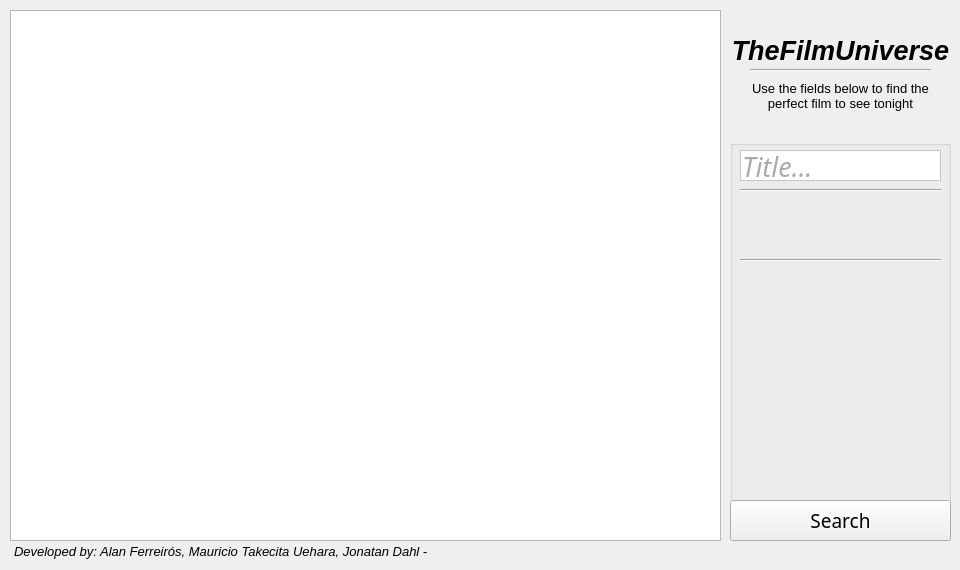
<?xml version="1.0" encoding="UTF-8"?>
<ui version="4.0">
 <class>FilterForm</class>
 <widget class="QWidget" name="FilterForm">
  <property name="geometry">
   <rect>
    <x>0</x>
    <y>0</y>
    <width>960</width>
    <height>570</height>
   </rect>
  </property>
  <property name="windowTitle">
   <string>FilterForm</string>
  </property>
  <widget class="QGraphicsView" name="graphicsView">
   <property name="geometry">
    <rect>
     <x>10</x>
     <y>10</y>
     <width>711</width>
     <height>531</height>
    </rect>
   </property>
  </widget>
  <widget class="QGroupBox" name="groupBoxTitle">
   <property name="geometry">
    <rect>
     <x>730</x>
     <y>140</y>
     <width>221</width>
     <height>401</height>
    </rect>
   </property>
   <property name="font">
    <font>
     <family>Helvetica</family>
     <pointsize>13</pointsize>
     <weight>50</weight>
     <italic>false</italic>
     <bold>false</bold>
    </font>
   </property>
   <property name="styleSheet">
    <string notr="true"/>
   </property>
   <property name="title">
    <string/>
   </property>
   <property name="flat">
    <bool>false</bool>
   </property>
   <property name="checkable">
    <bool>false</bool>
   </property>
   <widget class="QWidget" name="layoutWidget">
    <property name="geometry">
     <rect>
      <x>10</x>
      <y>90</y>
      <width>201</width>
      <height>21</height>
     </rect>
    </property>
    <layout class="QHBoxLayout" name="horizontalLayout">
     <item>
      <widget class="QLabel" name="labelYearMin">
       <property name="font">
        <font>
         <family>Myriad Pro</family>
         <pointsize>9</pointsize>
         <weight>50</weight>
         <italic>true</italic>
         <bold>false</bold>
        </font>
       </property>
       <property name="styleSheet">
        <string notr="true">font: italic 9pt &quot;Myriad Pro&quot;;
color: rgb(88, 88, 88);</string>
       </property>
       <property name="text">
        <string>TextLabel</string>
       </property>
      </widget>
     </item>
     <item>
      <widget class="QLabel" name="fromto">
       <property name="layoutDirection">
        <enum>Qt::RightToLeft</enum>
       </property>
       <property name="autoFillBackground">
        <bool>false</bool>
       </property>
       <property name="styleSheet">
        <string notr="true">font: italic 9pt &quot;Myriad Pro&quot;;
color: rgb(88, 88, 88);</string>
       </property>
       <property name="text">
        <string>from - to</string>
       </property>
       <property name="textFormat">
        <enum>Qt::RichText</enum>
       </property>
       <property name="scaledContents">
        <bool>false</bool>
       </property>
       <property name="alignment">
        <set>Qt::AlignCenter</set>
       </property>
       <property name="margin">
        <number>0</number>
       </property>
       <property name="openExternalLinks">
        <bool>false</bool>
       </property>
      </widget>
     </item>
     <item>
      <widget class="QLabel" name="labelYearMax">
       <property name="layoutDirection">
        <enum>Qt::RightToLeft</enum>
       </property>
       <property name="autoFillBackground">
        <bool>false</bool>
       </property>
       <property name="styleSheet">
        <string notr="true">font: italic 9pt &quot;Myriad Pro&quot;;
color: rgb(88, 88, 88);</string>
       </property>
       <property name="text">
        <string>TextLabel </string>
       </property>
       <property name="textFormat">
        <enum>Qt::RichText</enum>
       </property>
       <property name="scaledContents">
        <bool>false</bool>
       </property>
       <property name="alignment">
        <set>Qt::AlignRight|Qt::AlignTrailing|Qt::AlignVCenter</set>
       </property>
       <property name="margin">
        <number>0</number>
       </property>
       <property name="openExternalLinks">
        <bool>false</bool>
       </property>
      </widget>
     </item>
    </layout>
   </widget>
   <widget class="QWidget" name="layoutWidget">
    <property name="geometry">
     <rect>
      <x>10</x>
      <y>60</y>
      <width>201</width>
      <height>21</height>
     </rect>
    </property>
    <layout class="QVBoxLayout" name="yearSliderLayout">
     <property name="spacing">
      <number>2</number>
     </property>
     <property name="sizeConstraint">
      <enum>QLayout::SetFixedSize</enum>
     </property>
     <property name="leftMargin">
      <number>0</number>
     </property>
     <property name="topMargin">
      <number>0</number>
     </property>
    </layout>
   </widget>
   <widget class="Line" name="line">
    <property name="geometry">
     <rect>
      <x>10</x>
      <y>40</y>
      <width>201</width>
      <height>21</height>
     </rect>
    </property>
    <property name="orientation">
     <enum>Qt::Horizontal</enum>
    </property>
   </widget>
   <widget class="Line" name="line_2">
    <property name="geometry">
     <rect>
      <x>10</x>
      <y>110</y>
      <width>201</width>
      <height>21</height>
     </rect>
    </property>
    <property name="orientation">
     <enum>Qt::Horizontal</enum>
    </property>
   </widget>
   <widget class="QWidget" name="layoutWidget">
    <property name="geometry">
     <rect>
      <x>10</x>
      <y>130</y>
      <width>101</width>
      <height>221</height>
     </rect>
    </property>
    <layout class="QVBoxLayout" name="checkBoxesLeft"/>
   </widget>
   <widget class="QWidget" name="layoutWidget_2">
    <property name="geometry">
     <rect>
      <x>110</x>
      <y>130</y>
      <width>101</width>
      <height>221</height>
     </rect>
    </property>
    <layout class="QVBoxLayout" name="checkBoxesRight"/>
   </widget>
   <widget class="QPushButton" name="Search">
    <property name="geometry">
     <rect>
      <x>0</x>
      <y>360</y>
      <width>221</width>
      <height>41</height>
     </rect>
    </property>
    <property name="font">
     <font>
      <family>Myriad Pro</family>
      <pointsize>14</pointsize>
     </font>
    </property>
    <property name="cursor">
     <cursorShape>PointingHandCursor</cursorShape>
    </property>
    <property name="layoutDirection">
     <enum>Qt::LeftToRight</enum>
    </property>
    <property name="text">
     <string>Search</string>
    </property>
    <property name="default">
     <bool>false</bool>
    </property>
    <property name="flat">
     <bool>false</bool>
    </property>
   </widget>
   <widget class="QFrame" name="frame">
    <property name="geometry">
     <rect>
      <x>10</x>
      <y>10</y>
      <width>201</width>
      <height>31</height>
     </rect>
    </property>
    <property name="styleSheet">
     <string notr="true">background-color: rgb(255, 255, 255);</string>
    </property>
    <property name="frameShape">
     <enum>QFrame::StyledPanel</enum>
    </property>
    <property name="frameShadow">
     <enum>QFrame::Raised</enum>
    </property>
    <widget class="QLineEdit" name="titleInput">
     <property name="enabled">
      <bool>true</bool>
     </property>
     <property name="geometry">
      <rect>
       <x>0</x>
       <y>0</y>
       <width>201</width>
       <height>31</height>
      </rect>
     </property>
     <property name="sizePolicy">
      <sizepolicy hsizetype="Fixed" vsizetype="Fixed">
       <horstretch>0</horstretch>
       <verstretch>0</verstretch>
      </sizepolicy>
     </property>
     <property name="font">
      <font>
       <family>Myriad Pro</family>
       <pointsize>20</pointsize>
       <weight>50</weight>
       <italic>true</italic>
       <bold>false</bold>
      </font>
     </property>
     <property name="autoFillBackground">
      <bool>false</bool>
     </property>
     <property name="styleSheet">
      <string notr="true">font: italic 20pt &quot;Myriad Pro&quot;;
color: rgb(88, 88, 88);
background-color: rgb(252, 252, 252, 0);
border-color: rgb(107, 107, 107);</string>
     </property>
     <property name="frame">
      <bool>false</bool>
     </property>
     <property name="placeholderText" stdset="0">
      <string>Title...</string>
     </property>
    </widget>
   </widget>
  </widget>
  <widget class="Line" name="titleLine">
   <property name="geometry">
    <rect>
     <x>750</x>
     <y>60</y>
     <width>181</width>
     <height>21</height>
    </rect>
   </property>
   <property name="orientation">
    <enum>Qt::Horizontal</enum>
   </property>
  </widget>
  <widget class="QLabel" name="titel">
   <property name="geometry">
    <rect>
     <x>730</x>
     <y>10</y>
     <width>221</width>
     <height>81</height>
    </rect>
   </property>
   <property name="font">
    <font>
     <family>Helvetica</family>
     <pointsize>20</pointsize>
     <weight>75</weight>
     <italic>true</italic>
     <bold>true</bold>
    </font>
   </property>
   <property name="styleSheet">
    <string notr="true">font: oblique bold 20pt &quot;Helvetica&quot;;</string>
   </property>
   <property name="text">
    <string>TheFilmUniverse</string>
   </property>
   <property name="scaledContents">
    <bool>false</bool>
   </property>
   <property name="alignment">
    <set>Qt::AlignCenter</set>
   </property>
  </widget>
  <widget class="QLabel" name="descr">
   <property name="geometry">
    <rect>
     <x>740</x>
     <y>80</y>
     <width>201</width>
     <height>31</height>
    </rect>
   </property>
   <property name="font">
    <font>
     <family>Helvetica</family>
     <pointsize>10</pointsize>
     <weight>50</weight>
     <italic>false</italic>
     <bold>false</bold>
    </font>
   </property>
   <property name="styleSheet">
    <string notr="true">font: 10pt &quot;Helvetica&quot;;</string>
   </property>
   <property name="text">
    <string>Use the fields below to find the perfect film to see tonight</string>
   </property>
   <property name="alignment">
    <set>Qt::AlignCenter</set>
   </property>
   <property name="wordWrap">
    <bool>true</bool>
   </property>
  </widget>
  <widget class="QTextBrowser" name="textBrowser">
   <property name="geometry">
    <rect>
     <x>10</x>
     <y>540</y>
     <width>441</width>
     <height>21</height>
    </rect>
   </property>
   <property name="styleSheet">
    <string notr="true">background-color: rgba(255, 255, 255, 0);</string>
   </property>
   <property name="frameShape">
    <enum>QFrame::NoFrame</enum>
   </property>
   <property name="verticalScrollBarPolicy">
    <enum>Qt::ScrollBarAlwaysOff</enum>
   </property>
   <property name="horizontalScrollBarPolicy">
    <enum>Qt::ScrollBarAlwaysOff</enum>
   </property>
   <property name="html">
    <string>&lt;!DOCTYPE HTML PUBLIC &quot;-//W3C//DTD HTML 4.0//EN&quot; &quot;http://www.w3.org/TR/REC-html40/strict.dtd&quot;&gt;
&lt;html&gt;&lt;head&gt;&lt;meta name=&quot;qrichtext&quot; content=&quot;1&quot; /&gt;&lt;style type=&quot;text/css&quot;&gt;
p, li { white-space: pre-wrap; }
&lt;/style&gt;&lt;/head&gt;&lt;body style=&quot; font-family:'Sans'; font-size:10pt; font-weight:400; font-style:normal;&quot;&gt;
&lt;p style=&quot; margin-top:0px; margin-bottom:0px; margin-left:0px; margin-right:0px; -qt-block-indent:0; text-indent:0px;&quot;&gt;&lt;span style=&quot; font-family:'Myriad Pro'; font-style:italic;&quot;&gt;Developed by: Alan Ferreirós, Mauricio Takecita Uehara, Jonatan Dahl - ©2012 Paris, France&lt;/span&gt;&lt;/p&gt;&lt;/body&gt;&lt;/html&gt;</string>
   </property>
  </widget>
 </widget>
 <layoutdefault spacing="6" margin="11"/>
 <resources/>
 <connections/>
</ui>
